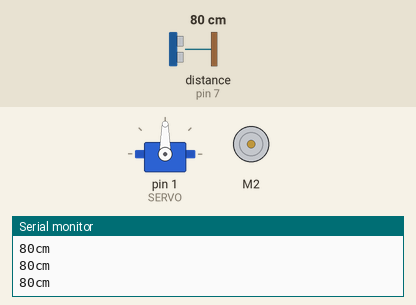
A sketch run on a simulated Arduino Uno, built with avr-gcc and run on an emulated ATmega328P. Shown: servo, DC motor (green arrow = forward, orange = backward, longer = faster), the last lines printed to the serial monitor. Wiring (inferred from the names in the program): ultrasonic range finder: trigger pin 7; echo pin 7. The test bench sets the inputs (shaded band); at power-on: distance to the obstacle (sensor on pin 7) 80 cm. The echo pulse lasts 58.3 µs per cm.

Above: at 1.2 s.
1.3 s: distance to the obstacle (sensor on pin 7) set to 23 cm
2.8 s: distance to the obstacle (sensor on pin 7) set to 20 cm
At 2.95 s:
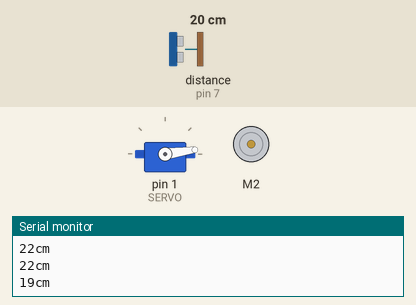
At 3.55 s:
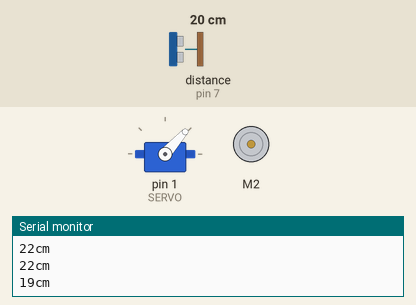
5.8 s: distance to the obstacle (sensor on pin 7) set to 250 cm
At 6.0 s:
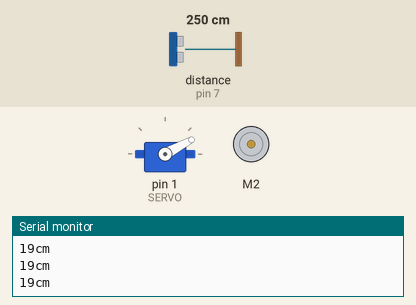
Timing chart, 0 to 9.8 s (numbered marks = the images above; inputs shaded):
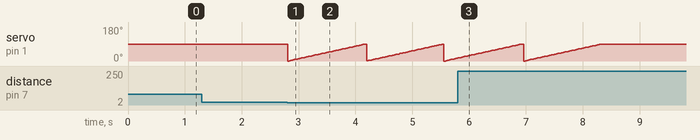

The sketch:

robot.ino
```cpp
#include <Servo.h>//imported
#include <Adafruit_MotorShield.h> //imported
Servo servo;
const int distLim = 20;
const int SERVO = 1;
const int pingPin = 7;
const int motorPort = 2;
int distance = 0;
Adafruit_MotorShield AFMS = Adafruit_MotorShield();
Adafruit_DCMotor *myMotor = AFMS.getMotor(motorPort);

void setup() {
    Serial.begin(9600);
    servo.attach(SERVO);
    if (!AFMS.begin()) {         // create with the default frequency 1.6KHz
    // if (!AFMS.begin(1000)) {  // OR with a different frequency, say 1KHz
        Serial.println("Could not find Motor Shield. Check wiring.");
        while (1);
    }
    Serial.println("Motor Shield found.");

    // Set the speed to start, from 0 (off) to 255 (max speed)
    myMotor->setSpeed(150);
    myMotor->run(FORWARD);
    // turn on motor
    myMotor->run(RELEASE);
}

void turnLeft(){

}

void turnRight(){

}
void move(){

}
void sensorLeft(){
    for (int pos = 0; pos <= 90; pos += 1) {
        servo.write(pos);
        delay(15);
    }
}
void sensorRight(){
    for (int pos = 90; pos <= 0; pos -= 1) {
        servo.write(pos);
        delay(15);
    }
}
bool checkForEnd(){

}
long getDist(){
    long duration, inches, cm;

    // The PING))) is triggered by a HIGH pulse of 2 or more microseconds.
    // Give a short LOW pulse beforehand to ensure a clean HIGH pulse:
    pinMode(pingPin, OUTPUT);
    digitalWrite(pingPin, LOW);
    delayMicroseconds(2);
    digitalWrite(pingPin, HIGH);
    delayMicroseconds(5);
    digitalWrite(pingPin, LOW);

    // The same pin is used to read the signal from the PING))): a HIGH pulse
    // whose duration is the time (in microseconds) from the sending of the ping
    // to the reception of its echo off of an object.
    pinMode(pingPin, INPUT);
    duration = pulseIn(pingPin, HIGH);

    // convert the time into a distance
    cm = microsecondsToCentimeters(duration);
    Serial.print(cm);
    Serial.print("cm");
    Serial.println();
    return cm;
}
long microsecondsToCentimeters(long microseconds) {
  // The speed of sound is 340 m/s or 29 microseconds per centimeter.
  // The ping travels out and back, so to find the distance of the object we
  // take half of the distance travelled.
  return microseconds / 29 / 2;
}
void loop() {
    distance = getDist();
    while(distance>distLim){
        distance = getDist();
        move();
    }
    sensorLeft();
    distance = getDist();
    if(distance<distLim){// left side is blocked
        sensorRight();// return the sensor to its original pos
        turnRight();// here, both the front and the left are blocked, so we turn right
    }else{// left side is NOT blocked
        sensorRight();
        sensorRight();// turns the sensor to the right. Done twice because each
        // time it turns 90 deg.
        distance = getDist();
        if(distance<distLim){
            // this means that the left side isn't blocked but the right side is,
            // so we turn left.
        sensorLeft();
        turnLeft();
        }else{
            // this means that neither the left side nor the right is blocked.
            // we've reached the endpoint, turn around.
        sensorLeft();
        turnRight();
        turnRight();
        }
    }
}
```

Measured:
- the behaviour switches between 22 and 21 cm on distance to the obstacle (sensor on pin 7) (found by bisection; images 0 and 1)
- after the input at 2.8 s, servo on pin 1 (SERVO): ramps from 0° to 90° and jumps back, once every 1.4 s
